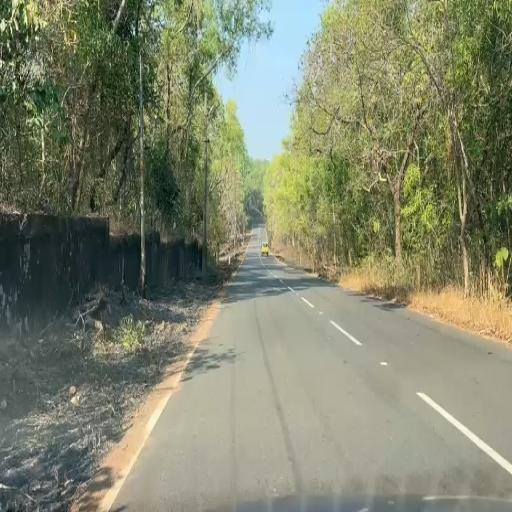
#> input picture Shadows/train/images/WhatsApp-Video-2026-02-21-at-12_17_17-PM_mp4-0000_jpg.rf.3a6df35b0491ceddef1b10316cf81ac6.jpg, 512 x 512 px
$ python -i live_pothole.py   (imports and definitions only)
#> lines starting #> are read from the running program, lines starting #| are printed output that depends on the picture; after the words box and inside, x2 and y2 are one past the last pixel; in counts of white or black regions, pixels touching at a corner belong together
#> further down, picture is the input picture: shape (512, 512, 3); mean B, G, R 107.6, 132.1, 127.4
import cv2
import numpy as np
import time
import winsound
import os
from ultralytics import YOLO

# ================= CONFIG =================
VIDEO_PATH = os.path.join(os.path.dirname(os.path.abspath(__file__)), "test_videos", "video2.mp4")
MODEL_PATH = os.path.join(os.path.dirname(os.path.abspath(__file__)), "runs", "detect", "yolo11_pothole_MWPD_finetuned", "weights", "best.pt")
CONF_THRESHOLD = 0.20           # Lowered for higher recall
IMG_SIZE = 640

# Beep config
BEEP_FREQ = 1800
BEEP_DUR = 120
BEEP_COOLDOWN = 1.5  # seconds

# Road surface segmentation parameters
ROAD_SATURATION_MAX = 80
ROAD_VALUE_MIN = 35
ROAD_VALUE_MAX = 220
ROAD_OVERLAP_THRESHOLD = 0.10
EDGE_DENSITY_MAX = 0.30
ROAD_AREA_TOP_RATIO = 0.32
SHADOW_TEXTURE_THRESHOLD = 35
MIN_EDGE_DENSITY = 0.012
MIN_PIXEL_SD = 10.0
LVR_THRESHOLD = 1.15
SVR_LIMIT = 0.7                 # More lenient
MIN_ASPECT_RATIO = 0.3
MAX_ASPECT_RATIO = 15.0
MIN_BOX_AREA_FAR = 50
MAX_BOX_AREA_FAR = 8000
MIN_BOX_AREA_NEAR = 200
MAX_BOX_AREA_NEAR = 120000

# ================= LOAD MODEL =================
# [1 line that did not run here, left out]

# ================= ROAD SEGMENTATION =================

def detect_road_mask(frame):
    """Create a binary mask of road-like regions."""
    h, w = frame.shape[:2]
#> h = 512; w = 512

    hsv = cv2.cvtColor(frame, cv2.COLOR_BGR2HSV)
#> hsv: shape (512, 512, 3); mean H, S, V 43.7, 64.5, 135.2
    road_color_mask = cv2.inRange(
        hsv, (0, 0, ROAD_VALUE_MIN), (180, ROAD_SATURATION_MAX, ROAD_VALUE_MAX)
    )
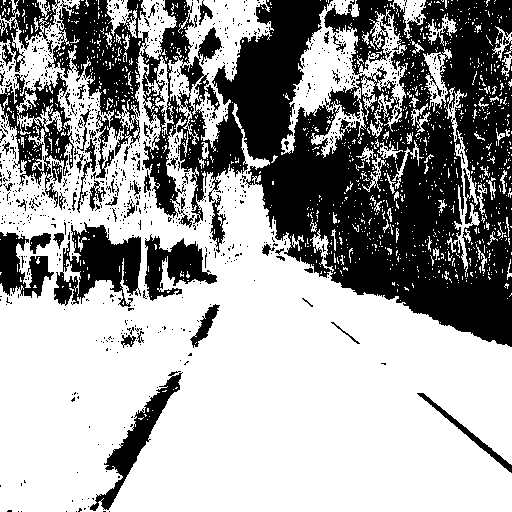
#> road_color_mask: shape (512, 512); 62.2% white; 974 black regions (912 under 20 px), largest, box (x1, y1, x2, y2) and area: (45, 0, 512, 347) 76416, (54, 222, 141, 307) 4048, (0, 72, 74, 208) 3685

    gray = cv2.cvtColor(frame, cv2.COLOR_BGR2GRAY)
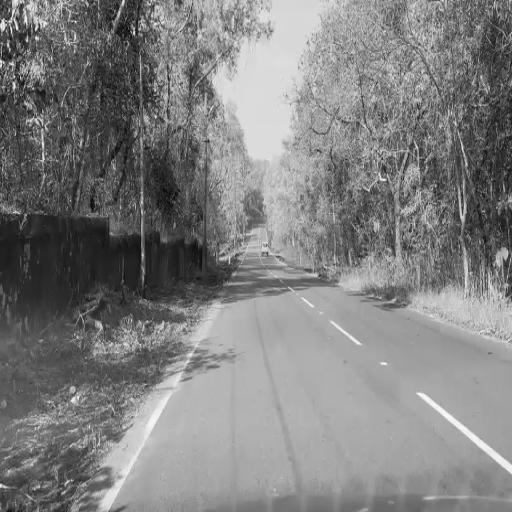
#> gray: shape (512, 512); min 2, max 253, mean 127.9
    edges = cv2.Canny(gray, 50, 150)
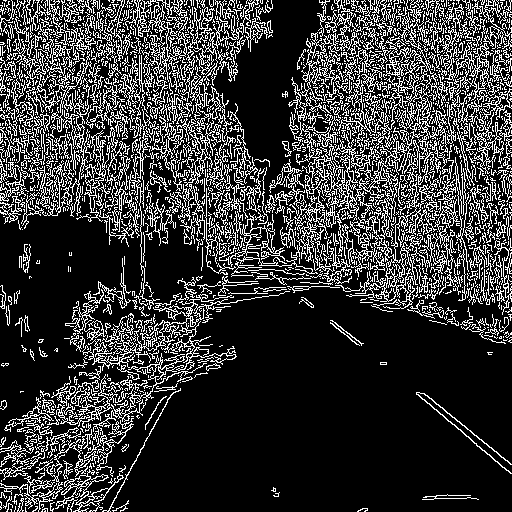
#> edges: shape (512, 512); 21.8% white in thin lines or dots
    edge_density = cv2.blur(edges.astype(np.float32), (31, 31)) / 255.0
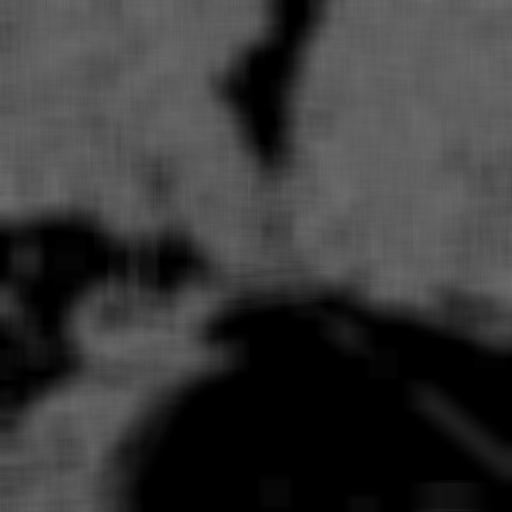
#> edge_density: shape (512, 512) float32; min 0, max 0.419, mean 0.218
    smooth_mask = (edge_density < EDGE_DENSITY_MAX).astype(np.uint8) * 255
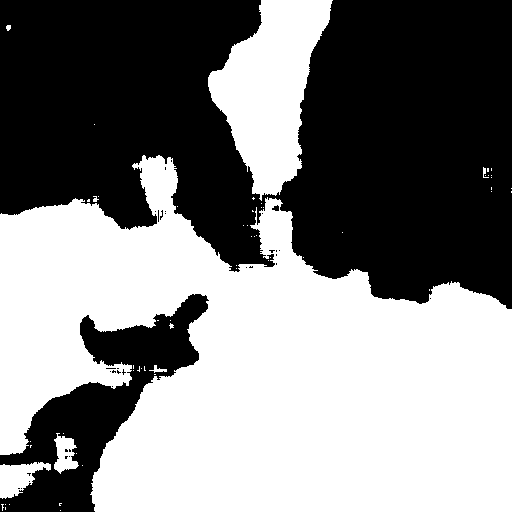
#> smooth_mask: shape (512, 512); 51.2% white; 34 black regions (31 under 20 px), largest, box (x1, y1, x2, y2) and area: (0, 0, 512, 309) 112331, (0, 294, 209, 512) 15353, (272, 205, 279, 211) 29

    road_mask = cv2.bitwise_and(road_color_mask, smooth_mask)
#> road_mask: shape (512, 512); 39.7% white; 184 white regions (167 under 20 px), largest, box (x1, y1, x2, y2) and area: (0, 155, 512, 512) 98907, (281, 1, 332, 155) 1084, (0, 462, 51, 499) 1050

    roi_mask = np.zeros((h, w), dtype=np.uint8)
    roi_pts = np.array([[
        [int(w * 0.05), h], [int(w * 0.95), h],
        [int(w * 0.70), int(h * 0.32)], [int(w * 0.30), int(h * 0.32)]
    ]], np.int32)
    cv2.fillPoly(roi_mask, roi_pts, 255)
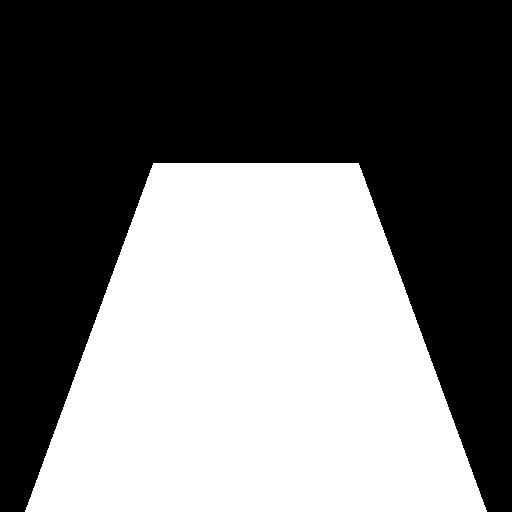
#> roi_mask: shape (512, 512); 44.5% white; 1 white region, box (x1, y1, x2, y2) and area: (25, 163, 487, 512) 116566
    road_mask = cv2.bitwise_and(road_mask, roi_mask)
#> road_mask: shape (512, 512); 28.7% white; 95 white regions (85 under 20 px), largest, box (x1, y1, x2, y2) and area: (90, 169, 487, 512) 72306, (68, 348, 132, 394) 1301, (54, 433, 79, 474) 599

    kernel = cv2.getStructuringElement(cv2.MORPH_ELLIPSE, (15, 15))
    road_mask = cv2.morphologyEx(road_mask, cv2.MORPH_CLOSE, kernel)
#> road_mask: shape (512, 512); 31.1% white; 4 white regions (2 under 20 px), largest, box (x1, y1, x2, y2) and area: (68, 163, 487, 512) 80661, (40, 433, 83, 474) 804
    road_mask = cv2.morphologyEx(road_mask, cv2.MORPH_OPEN, cv2.getStructuringElement(cv2.MORPH_ELLIPSE, (7, 7)))
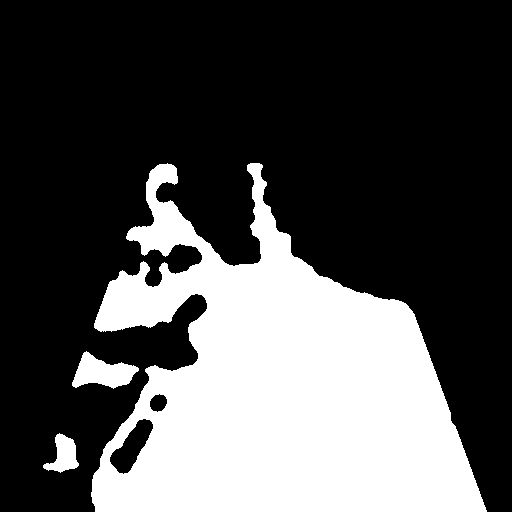
#> road_mask: shape (512, 512); 30.9% white; 3 white regions, box (x1, y1, x2, y2) and area: (91, 163, 487, 512) 78837, (72, 351, 139, 389) 1431, (43, 433, 79, 473) 767

    return road_mask


# [59 lines left out: functions is_on_road, is_valid_pothole, not called in this run]


# ================= VIDEO =================
# [1 line not run here, left out]

# Read original FPS and use it
# [1 line that did not run here, left out]
# [2 lines that did not run here, left out]
# [1 line that did not run here, left out]

last_beep = 0

# Session stats
total_potholes = 0
confidence_scores = []
tracked_potholes = []  # List of [cx, cy, max_conf, last_seen_frame]
POTHOLE_DIST_THRESHOLD = 200
STALE_FRAMES = 60
frame_count = 0

# [111 lines not run here, left out]

# Display summary on screen
summary_img = np.zeros((400, 600, 3), dtype=np.uint8)
summary_img[:] = (40, 40, 40)

# [27 lines not run here, left out]

>>> import cv2
>>> picture = cv2.imread('Shadows/train/images/WhatsApp-Video-2026-02-21-at-12_17_17-PM_mp4-0000_jpg.rf.3a6df35b0491ceddef1b10316cf81ac6.jpg')
>>> result = detect_road_mask(picture)

$ run again, on Shadows/train/images/WhatsApp-Video-2026-02-21-at-12_17_17-PM_mp4-0001_jpg.rf.2d83bf6adcde744ae3a5900df1d23397.jpg
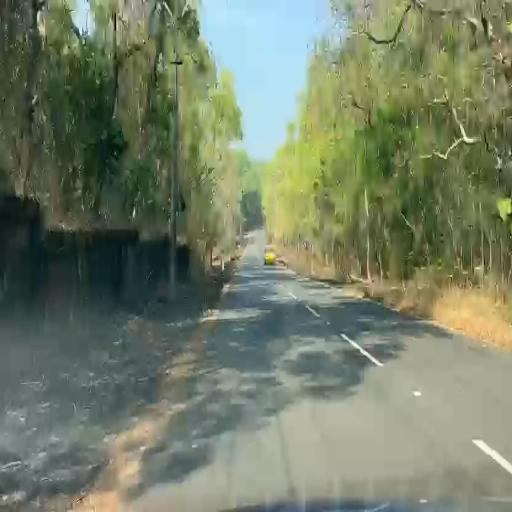
#> input picture Shadows/train/images/WhatsApp-Video-2026-02-21-at-12_17_17-PM_mp4-0001_jpg.rf.2d83bf6adcde744ae3a5900df1d23397.jpg, 512 x 512 px
#> picture is the input picture: shape (512, 512, 3); mean B, G, R 103.9, 127.3, 116.6
#> hsv: shape (512, 512, 3); mean H, S, V 52.9, 68.1, 129.7
#> in detect_road_mask, `road_color_mask = cv2.inRange( hsv, (0, 0, ROAD_VALUE_MIN), (180, ROAD..`:
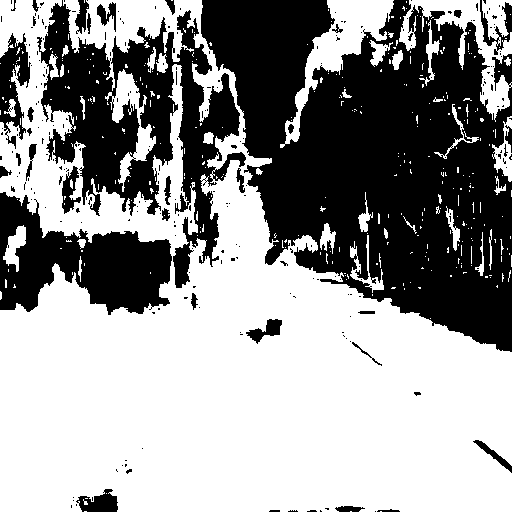
#> road_color_mask: shape (512, 512); 58.6% white; 261 black regions (224 under 20 px), largest, box (x1, y1, x2, y2) and area: (201, 0, 512, 352) 67412, (37, 0, 246, 288) 22821, (0, 192, 172, 315) 11498
#> edges: shape (512, 512); 8.5% white in thin lines or dots
#> smooth_mask: shape (512, 512); 99.9% white; 2 black regions, box (x1, y1, x2, y2) and area: (405, 0, 422, 10) 124, (506, 152, 512, 164) 51
#> roi_mask: shape (512, 512); 44.5% white; 1 white region, box (x1, y1, x2, y2) and area: (25, 163, 487, 512) 116566
#> in detect_road_mask, `road_mask = cv2.morphologyEx(road_mask, cv2.MORPH_OPEN, cv2.getStructu..`:
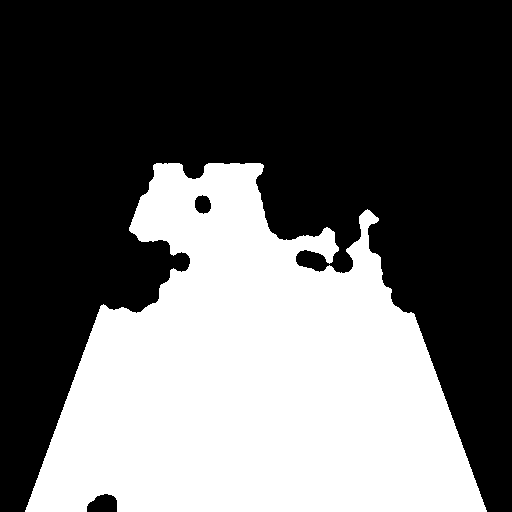
#> road_mask: shape (512, 512); 38.7% white; 1 white region, box (x1, y1, x2, y2) and area: (25, 163, 487, 512) 101491

$ run again, on Shadows/train/images/WhatsApp-Video-2026-02-21-at-12_17_17-PM_mp4-0005_jpg.rf.1c580e363bc4164dbce8cef0d7f9f5da.jpg
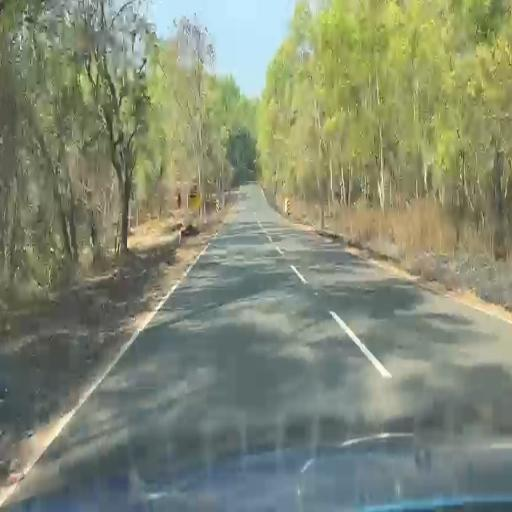
#> input picture Shadows/train/images/WhatsApp-Video-2026-02-21-at-12_17_17-PM_mp4-0005_jpg.rf.1c580e363bc4164dbce8cef0d7f9f5da.jpg, 512 x 512 px
#> picture is the input picture: shape (512, 512, 3); mean B, G, R 116.5, 138.2, 130.8
#> hsv: shape (512, 512, 3); mean H, S, V 53.7, 56.6, 141.7
#> in detect_road_mask, `road_color_mask = cv2.inRange( hsv, (0, 0, ROAD_VALUE_MIN), (180, ROAD..`:
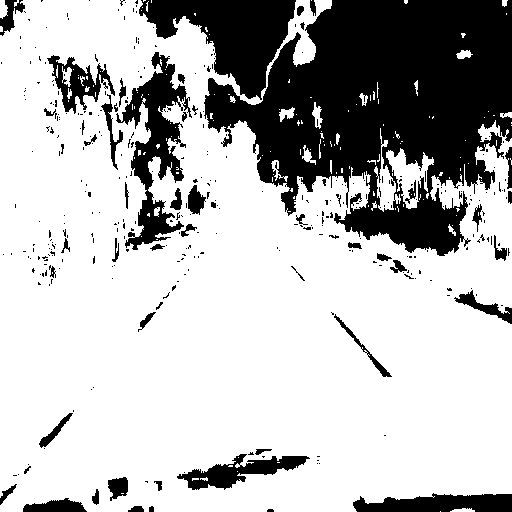
#> road_color_mask: shape (512, 512); 72.6% white; 360 black regions (305 under 20 px), largest, box (x1, y1, x2, y2) and area: (204, 0, 512, 256) 46180, (139, 0, 296, 100) 7748, (116, 52, 192, 250) 5402
#> edges: shape (512, 512); 8.9% white in thin lines or dots
#> smooth_mask: shape (512, 512); 99.8% white; 4 black regions (2 under 20 px), largest, box (x1, y1, x2, y2) and area: (72, 0, 100, 18) 421, (104, 77, 116, 95) 155
#> roi_mask: shape (512, 512); 44.5% white; 1 white region, box (x1, y1, x2, y2) and area: (25, 163, 487, 512) 116566
#> in detect_road_mask, `road_mask = cv2.morphologyEx(road_mask, cv2.MORPH_CLOSE, kernel)`:
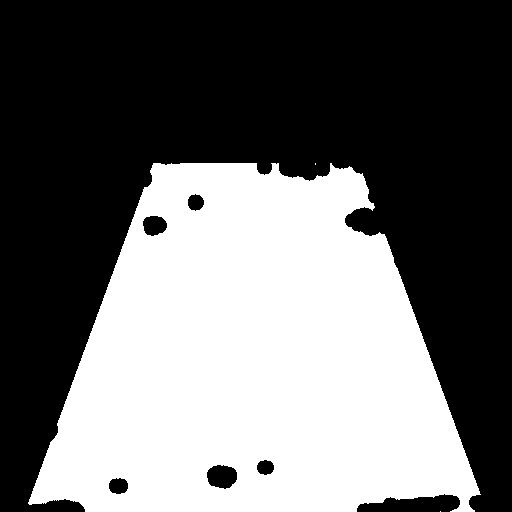
#> road_mask: shape (512, 512); 42.3% white; 3 white regions (2 under 20 px), largest, box (x1, y1, x2, y2) and area: (28, 163, 481, 512) 110934

$ run again, on Shadows/train/images/WhatsApp-Video-2026-02-21-at-12_17_17-PM_mp4-0006_jpg.rf.048b754bc13e63daf1691d5ee52ab796.jpg
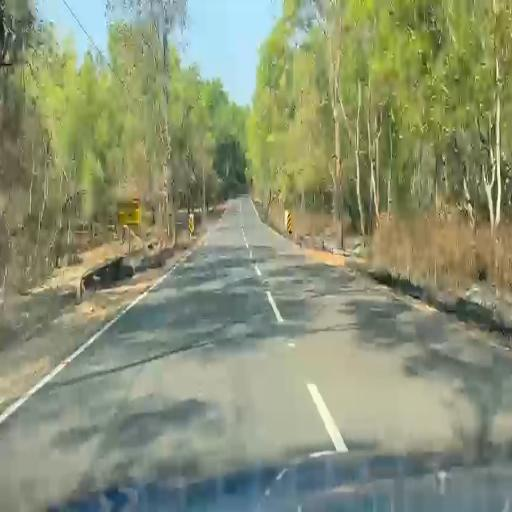
#> input picture Shadows/train/images/WhatsApp-Video-2026-02-21-at-12_17_17-PM_mp4-0006_jpg.rf.048b754bc13e63daf1691d5ee52ab796.jpg, 512 x 512 px
#> picture is the input picture: shape (512, 512, 3); mean B, G, R 116.5, 145.8, 138.3
#> hsv: shape (512, 512, 3); mean H, S, V 46, 66.8, 149.4
#> road_color_mask: shape (512, 512); 59.7% white; 253 black regions (211 under 20 px), largest, box (x1, y1, x2, y2) and area: (166, 0, 512, 294) 62007, (3, 32, 173, 269) 21294, (174, 0, 282, 108) 7049
#> edges: shape (512, 512); 9.3% white in thin lines or dots
#> smooth_mask: shape (512, 512); 100% white; black in thin lines or dots, all inside (x1, y1, x2, y2) = (0, 0, 364, 238)
#> roi_mask: shape (512, 512); 44.5% white; 1 white region, box (x1, y1, x2, y2) and area: (25, 163, 487, 512) 116566
#> in detect_road_mask, `road_mask = cv2.morphologyEx(road_mask, cv2.MORPH_OPEN, cv2.getStructu..`:
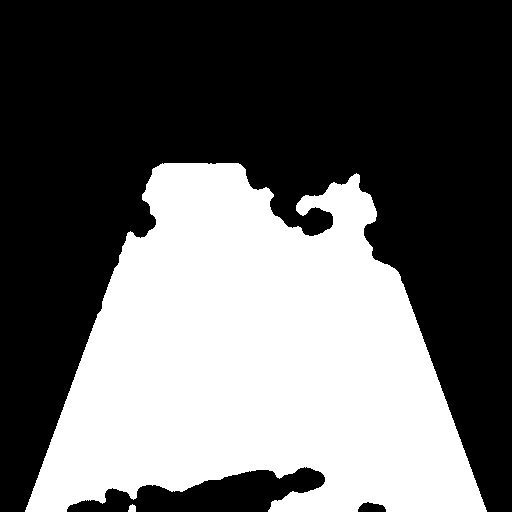
#> road_mask: shape (512, 512); 39.7% white; 2 white regions, box (x1, y1, x2, y2) and area: (25, 163, 487, 512) 103965, (128, 504, 136, 512) 50
